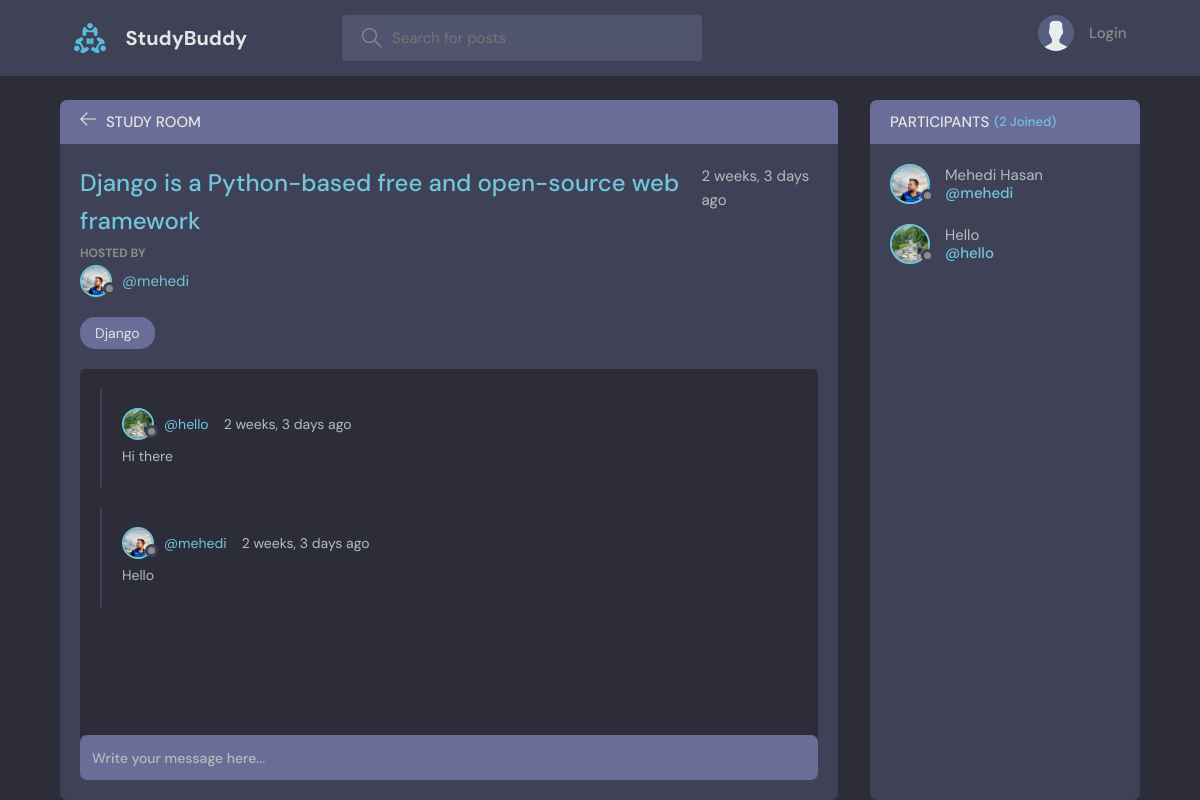
Page /room/2/ on the committed database.
### base/models.py (models this page shows, shortened)
class Room(models.Model):
    host = models.ForeignKey(User, on_delete=models.SET_NULL, null=True)
    topic = models.ForeignKey(Topic, on_delete=models.SET_NULL,null=True)
    name =models.CharField(max_length=200)
    description = models.TextField(null=True,blank=True)
    participants = models.ManyToManyField(User, related_name='participants',blank=True)
    updated = models.DateTimeField(auto_now=True)
    created = models.DateTimeField(auto_now_add=True)
    class Meta:
        ordering = ['-updated','-created']

class User(AbstractUser):
    name = models.CharField(max_length=200,null=True)
    email = models.EmailField(unique=True,null=True)
    bio = models.TextField(null=True)
    avatar = models.ImageField(null=True,default='avatar.svg')
    USERNAME_FIELD = 'email'
    REQUIRED_FIELDS = []

class Topic(models.Model):
    name = models.CharField(max_length=200)
    def __str__(self):
        return self.name

class Message(models.Model):
    user = models.ForeignKey(User, on_delete=models.CASCADE)
    room = models.ForeignKey(Room, on_delete=models.CASCADE)
    body = models.TextField()
    updated = models.DateTimeField(auto_now=True)
    created = models.DateTimeField(auto_now_add=True)
    class Meta:
        ordering = ['-updated','-created']

### base/views.py (the view, shortened to what this page needs)
# urls.py: path('room/<str:pk>/', views.room, name='room'),
def room(request,pk):
    room = Room.objects.get(id=pk)
    room_messages = room.message_set.all()
    participants = room.participants.all()
    context = {'room':room,'room_messages':room_messages,'participants':participants}
    return render(request,'base/room.html', context)

### base/templates/base/room.html (shortened to what this page needs)
{% include 'base/main.html' %}
{% block content %}
<main class="profile-page layout layout--2">
  <div class="container">
    <div class="room">
      <div class="room__top">
        <div class="room__topLeft">
          <a href="{% url 'index' %}">
            <svg version="1.1" xmlns="http://www.w3.org/2000/svg" width="32" height="32" viewBox="0 0 32 32">
              <title>arrow-left</title>
              <path
                d="M13.723 2.286l-13.723 13.714 13.719 13.714 1.616-1.611-10.96-10.96h27.625v-2.286h-27.625l10.965-10.965-1.616-1.607z">
              </path>
            </svg>
          </a>
          <h3>Study Room</h3>
        </div>
      </div>
      <div class="room__box scroll">
        <div class="room__header scroll">
          <div class="room__info">
            <h3>{{room.name}}</h3>
            <span>{{room.created|timesince}} ago</span>
          </div>
          <div class="room__hosted">
            <p>Hosted By</p>
            <a href="{% url 'user-profile' room.host.id %}" class="room__author">
              <div class="avatar avatar--small">
                <img src="{{room.host.avatar.url}}" />
              </div>
              <span>@{{room.host.username}}</span>
            </a>
          </div>
          <span class="room__topics">{{room.topic}}</span>
        </div>
        <div class="room__conversation">
          <div class="threads scroll">
            {% for message in room_messages %}
            <div class="thread">
              <div class="thread__top">
                <div class="thread__author">
                  <a href="{% url 'user-profile' message.user.id %}" class="thread__authorInfo">
                    <div class="avatar avatar--small">
                      <img src="{{message.user.avatar.url}}" />
                    </div>
                    <span>@{{message.user.username}}</span>
                  </a>
                  <span class="thread__date">{{message.created|timesince}} ago</span>
                </div>
              </div>
              <div class="thread__details">
                {{message.body}}
              </div>
            </div>
            {% endfor %}
          </div>
        </div>
      </div>
      <div class="room__message">
        <form action="" method="POST">
          <input name="body" placeholder="Write your message here..." />
        </form>
      </div>
    </div>
    <div class="participants">
      <h3 class="participants__top">Participants <span>({{participants.count}} Joined)</span></h3>
      <div class="participants__list scroll">
        {% for user in participants %}
        <a href="{%  url 'user-profile' user.id %}" class="participant">
          <div class="avatar avatar--medium">
            <img src="{{user.avatar.url}}" />
          </div>
          <p>
            {{user.name}}
            <span>@{{user.username}}</span>
          </p>
        </a>
        {% endfor %}
      </div>
    </div>
  </div>
</main>
{% endblock content %}

### rows in the picture
Room: name "Django is a Python-based free and open-source web framework", created "2 weeks, 3 days", host.avatar (picture), host.username "mehedi", topic "Django"
Message: user.avatar (picture), user.username "hello", created "2 weeks, 3 days", body "Hi there"
Message: user.avatar (picture), user.username "mehedi", created "2 weeks, 3 days", body "Hello"
User: avatar (picture), name "Mehedi Hasan", username "mehedi"
User: avatar (picture), name "Hello", username "hello"

### other values in the picture
{{ participants.count }} "2"
